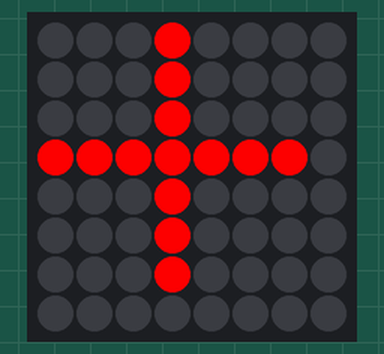
Bench run of a program on a simulated Raspberry Pi (BCM pin numbers) with a Sense HAT. Shown: the Sense HAT's 8×8 RGB LED matrix. Threads take turns every 2 ms; what the program prints to the terminal is not drawn. At 34.1 s the program stops and its outputs stay as they are.

Above: at 2.08 s.
At 3.97 s:
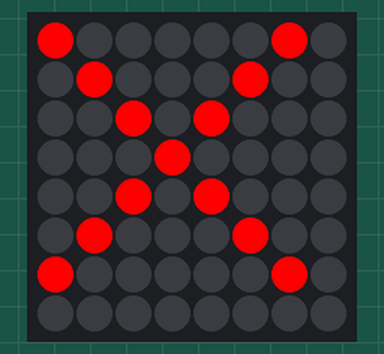
At 6.27 s:
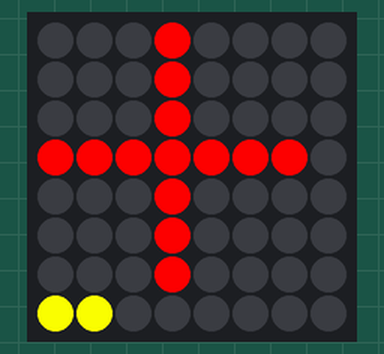
At 7.9 s:
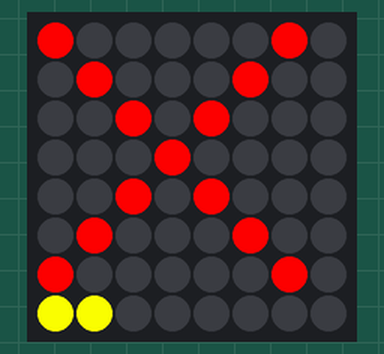
At 11.91 s:
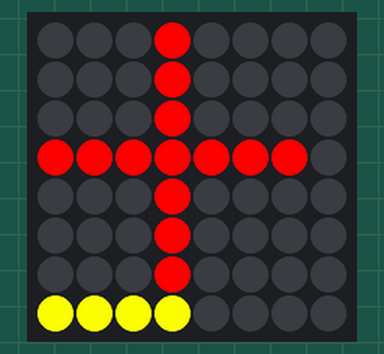
At 28.01 s:
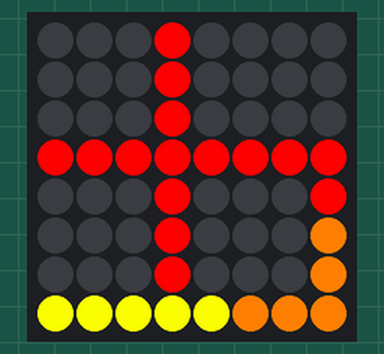

The program:

fan_thread.py
```python
#------------------------------------------------------------------------------
# fan_thread.py
#
# Implements spawning and coordinating with a thread that runs the fan
# animation.
#
# Usage: import and use the FanThread class methods
#
# Example:
#
# from fan_thread import FanThread
#
# _fan_thread = FanThread()
# _fan_thread.animation_on()
# _fan_thread.animation_off()
# _fan_thread.set_fan_speed(s)
# _fan_thread.set_temperature(t)
# _fan_thread.stop_thread()
#
# Author: Steve Koscho - Feb 17, 2018
# Update: Steve Koscho - May 19, 2018
#         - refactor and cleanup everything
#         - non-confusing methods
#         - exits thread clean and clears screen
#------------------------------------------------------------------------------

import time
import threading
from fan_draw import FanDraw

_fan_draw = FanDraw()
_animation_on = False
_animation_thread = None
_thread_stop_request = False

# The fan animation is done with 2 bitmaps (see FanDraw.py)
# One is like a plus sign, the other like a X
# There are 8 moves +X+X+X+X to make 1 full revolution

DEFAULT_FAN_SPEED_RPM = 60
MINUTES_PER_HOUR = 60

_fan_speed = DEFAULT_FAN_SPEED_RPM

def _set_fan_speed(speed):
    global _fan_speed
    if speed > 0:
        _fan_speed = speed

def _get_current_fan_delay():
    global _fan_speed
    return float(MINUTES_PER_HOUR) / float(_fan_speed) / float(8)

#------------------------------------------------------------------------------
# _do_fan_animation(): Entry-point of the spawned child thread
# Paint +X+X+X+X... and stop if caller asked for the fan to stop
# This function and whatever it calls runs on the child thread
#------------------------------------------------------------------------------
def _do_fan_animation():
    while not _thread_stop_request:
        if _animation_on:
            _fan_draw.render_fan1()
        time.sleep(_get_current_fan_delay())
        if not _thread_stop_request and _animation_on:
            if _animation_on:
                _fan_draw.render_fan2()
            time.sleep(_get_current_fan_delay())
    _fan_draw.clear()

#------------------------------------------------------------------------------
# Primitives for controlling the fan animation thread
# These functions are internal to the implementation of this module
# These functions run on the main thread
#------------------------------------------------------------------------------
def _start_animation_thread():
    global _animation_thread
    global _thread_stop_request
    _thread_stop_request = False
    # Singleton create of the child thread
    if not _animation_thread:
        _animation_thread = threading.Thread(target=_do_fan_animation, args=())
        _animation_thread.start()

# This merely sets a flag that asks the child thread to exit gracefully
# when it naturally checks the next time. It does not interrupt or wake-up
# the child thread.
def _stop_animation_thread():
    global _thread_stop_request
    _thread_stop_request = True

# After asking the child thread to exit, wait for it to do so
def _wait_for_animation_thread_to_exit():
    global _animation_thread
    if _animation_thread:
        _animation_thread.join()
        _animation_thread = None

def _turn_animation_on():
    global _animation_on
    _animation_on = True

def _turn_animation_off():
    global _animation_on
    _animation_on = False
    _fan_draw.clear()

def _set_temperature(t):
    _fan_draw.set_temperature(t)

# -----------------------------------------------------------------------------
# Class for the public interface to this module
# Client of this module should import and use this class only
# -----------------------------------------------------------------------------
class FanThread:
    def __init__(self):
        pass

    def animation_on(self):
        _start_animation_thread()
        _turn_animation_on()

    def animation_off(self):
        _turn_animation_off()

    def set_fan_speed(self, s):
        _set_fan_speed(s)

    def set_temperature(self, t):
        _set_temperature(t)

    def stop_thread(self):
        _stop_animation_thread()
        _wait_for_animation_thread_to_exit()

#------------------------------------------------------------------------------
# Unit tests and example for usage of class FanThread
# Runs only if started as a main python program
#------------------------------------------------------------------------------
def _run_tests():
    #import pdb; pdb.set_trace()    # uncomment to break into PDB
    import traceback
    print("_run_tests(): Start Unit test")

    # test the methods of FanThread() class
    fan_thread = FanThread()

    # test01:
    # cycle through all valid temperature settings 0..15 inclusive
    # increase the fan speed as the temperature increases
    # alternate between fan spinning and not
    def test01():
        for i in range(16):
            time.sleep(2)
            fan_thread.set_temperature(i)
            fan_thread.set_fan_speed(60 + 5*i)
            if i % 2 == 0:
                fan_thread.animation_on()
            else:
                fan_thread.animation_off()
        time.sleep(2)   #give fan thread a little time to repaint before exit

    # If user presses CTRL-C in the middle of the test then the main thread
    # exits but then there is no good way to kill the child thread.  So catch
    # all exceptions at the top so we can ask the child thread to exit and wait
    # for it to do so.
    try:
        test01()
    except Exception as e:
        print(traceback.format_exc())
    finally:
        print("_run_tests(): Waiting for the animation thread to exit...")
        fan_thread.stop_thread()

if __name__ == "__main__":
    _run_tests()
```

fan_draw.py
```python
#------------------------------------------------------------------------------
# fan_draw.py
#
# Implements a class that can draw the fan images on the Pi SenseHat.
# It also draws the thermometer (temp_guage) on the SenseHat.
# The LED Matrix on the SenseHat is an 8X8 bitmap.
# The fan simulation is 7X7 and the temp_guage is drawn in the margin.
#
# Usage: use FanDraw class methods
#
# Example:
#
# from fan_draw import FanDraw
#
# _draw = FanDraw()
# _draw.render_fan1()
# _draw.render_fan2()
# _draw.set_temperature(t)      #0..15, 0 means no reading at all
# _draw.get_max_temperature()   #returns 15 for num pixels avail for guage
#
# Author:
# Steve Koscho - Feb 17,2018
#------------------------------------------------------------------------------

import time
from sense_hat import SenseHat

_MAX_TEMPERATURE = 15    #in pixels 1..15, caller scales, 0 is none

_MROWS, _NCOLS = (8, 8)

# Each matrix is stored as a linear list
# But it is used like a 2-dimensional array in the code

_r = [255, 0, 0]         #red
_w = [255, 255, 255]     #white
_y = [255, 255, 0]       #yellow
_o = [255, 127, 0]       #orange
_b = [0, 0, 0]           #black
_t = [-1, -1, -1]        #transparent

_RED = _r
_WHITE = _w
_YELLOW = _y
_ORANGE = _o
_BLACK = _b
_TRANSPARENT = _t

# Fan position 1
_FAN_BMP1 = [
    _b, _b, _b, _r, _b, _b, _b, _t,
    _b, _b, _b, _r, _b, _b, _b, _t,
    _b, _b, _b, _r, _b, _b, _b, _t,
    _r, _r, _r, _r, _r, _r, _r, _t,
    _b, _b, _b, _r, _b, _b, _b, _t,
    _b, _b, _b, _r, _b, _b, _b, _t,
    _b, _b, _b, _r, _b, _b, _b, _t,
    _t, _t, _t, _t, _t, _t, _t, _t]

# Fan position 2
_FAN_BMP2 = [
    _r, _b, _b, _b, _b, _b, _r, _t,
    _b, _r, _b, _b, _b, _r, _b, _t,
    _b, _b, _r, _b, _r, _b, _b, _t,
    _b, _b, _b, _r, _b, _b, _b, _t,
    _b, _b, _r, _b, _r, _b, _b, _t,
    _b, _r, _b, _b, _b, _r, _b, _t,
    _r, _b, _b, _b, _b, _b, _r, _t,
    _t, _t, _t, _t, _t, _t, _t, _t]

_TEMP_GUAGE_BMP = [
    _t, _t, _t, _t, _t, _t, _t, _b,
    _t, _t, _t, _t, _t, _t, _t, _b,
    _t, _t, _t, _t, _t, _t, _t, _b,
    _t, _t, _t, _t, _t, _t, _t, _b,
    _t, _t, _t, _t, _t, _t, _t, _b,
    _t, _t, _t, _t, _t, _t, _t, _b,
    _t, _t, _t, _t, _t, _t, _t, _b,
    _b, _b, _b, _b, _b, _b, _b, _b]

# temperature of 0 means off
# temperature valid range is [1..15] (there are 15 pixels available)
# e.g. if temperature == 1, then 1 light is on
_THERMOMETER_MAP = [
    (7,0),(7,1),(7,2),(7,3),(7,4),(7,5),(7,6),(7,7),
    (6,7),(5,7),(4,7),(3,7),(2,7),(1,7),(0,7)]

_sense = SenseHat()

# mutable globals _bmp and _current_temperature shared among all threads
# must declare them 'global' in functions that write to them

_bmp = [ [0,0,0] for i in range(_MROWS*_NCOLS) ]
_current_temperature = 0

def _get_temp_guage_color(m, n):
    if _current_temperature == 0:
        return _BLACK
    for i in range(len(_THERMOMETER_MAP)):
        if (m,n) == _THERMOMETER_MAP[i]:
            if i + 1 > _current_temperature:
                return _BLACK
            else:
                if i < 5:
                    return _YELLOW
                elif i < 10:
                    return _ORANGE
                elif i < 15:
                    return _RED

def _render_fan(mt):
    global _bmp
    for mm in range(_MROWS):
        for nn in range(_NCOLS*mm, _NCOLS*(mm+1)):
            if mt[nn] != _TRANSPARENT:
                _bmp[nn] = mt[nn]

def _render_temp_guage():
    global _bmp
    i = 0
    for mm in range(_MROWS):
        for nn in range(_NCOLS*mm, _NCOLS*(mm+1)):
            if _TEMP_GUAGE_BMP[nn] != _TRANSPARENT:
                _bmp[nn] = _get_temp_guage_color(mm, nn % _NCOLS)

def _print_bmp():
    _sense.set_pixels(_bmp)

def _clear_bmp():
    for mm in range(_MROWS):
        for nn in range(_NCOLS*mm, _NCOLS*(mm+1)):
            _bmp[nn] = _BLACK

# -------------------------------------------------------------------------
# Public interface class and methods
# Clients of this module should import FanDraw only
# -------------------------------------------------------------------------
class FanDraw:
    def __init__(self):
        pass

    def clear(self):
        _sense.clear()
        _clear_bmp()

    def render_fan1(self):
        _render_temp_guage()
        _render_fan(_FAN_BMP1)
        _print_bmp()

    def render_fan2(self):
        _render_temp_guage()
        _render_fan(_FAN_BMP2)
        _print_bmp()

    def set_temperature(self, t):
        global _current_temperature
        _current_temperature = t
        _render_temp_guage()
        _print_bmp()

    def get_max_temperature(self):
        return _MAX_TEMPERATURE

# testcase if started as main
def _run_tests():
    d = FanDraw()
    def test01():
        t = 0
        tmax = d.get_max_temperature()
        for i in range(tmax+1):
            print("TEST LOOP TOP")
            d.set_temperature(t)
            if t % 2 == 0:
                d.render_fan1()
            else:
                d.render_fan2()
            time.sleep(2)
            t += 1
            if t > tmax:
                t = 0
        d.clear();
    test01()

if __name__ == '__main__':
    _run_tests()
```
